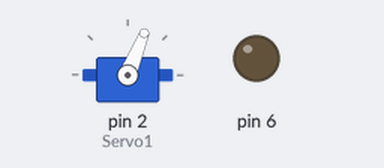
Bench run of a sketch on a simulated Arduino Uno, built with avr-gcc and run on an emulated ATmega328P. On the bench: servo, output pins drawn as LEDs (lit = HIGH).

Above: at 0.05 s.
Timing chart, 0 to 3.0 s (numbered marks = the images above):
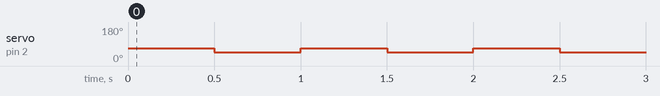

Measured:
- by itself, servo on pin 2 (Servo1): alternates 68° for 0.50 s and 47° for 0.50 s

The sketch:

TESTER.ino
```cpp
#include <Servo.h>

Servo Servo1;
Servo Servo2;
Servo Servo3;

void setup() {
  // put your setup code here, to run once:
  pinMode(6, OUTPUT);

  //Servo1.attach(1);
  //Servo2.attach(2);
  //Servo3.attach(3);
}

void loop() {
  // put your main code here, to run repeatedly:
  Servo1.attach(2);
  Servo1.write(68);
  delay(500);
  Servo1.write(47.5);
  Servo1.detach();
  delay(500);
}
```
